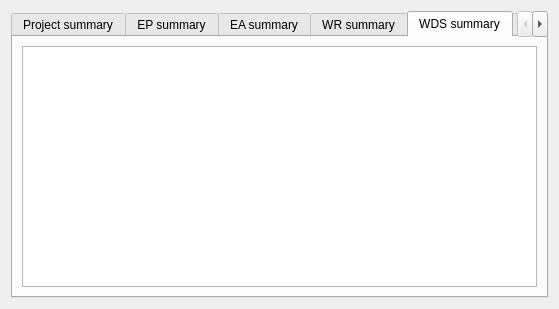
<?xml version="1.0" encoding="UTF-8"?>
<ui version="4.0">
 <class>Form</class>
 <widget class="QWidget" name="Form">
  <property name="geometry">
   <rect>
    <x>0</x>
    <y>0</y>
    <width>559</width>
    <height>309</height>
   </rect>
  </property>
  <property name="windowTitle">
   <string>Form</string>
  </property>
  <property name="locale">
   <locale language="English" country="UnitedStates"/>
  </property>
  <layout class="QVBoxLayout" name="verticalLayout_2">
   <item>
    <widget class="QTabWidget" name="tabWidget">
     <property name="locale">
      <locale language="English" country="UnitedStates"/>
     </property>
     <property name="currentIndex">
      <number>4</number>
     </property>
     <widget class="QWidget" name="tab_1">
      <attribute name="title">
       <string>Project summary</string>
      </attribute>
      <layout class="QVBoxLayout" name="verticalLayout">
       <item>
        <widget class="QTableWidget" name="projectSummary">
         <property name="alternatingRowColors">
          <bool>true</bool>
         </property>
         <property name="selectionMode">
          <enum>QAbstractItemView::MultiSelection</enum>
         </property>
         <property name="selectionBehavior">
          <enum>QAbstractItemView::SelectRows</enum>
         </property>
        </widget>
       </item>
      </layout>
     </widget>
     <widget class="QWidget" name="tab_2">
      <attribute name="title">
       <string>EP summary</string>
      </attribute>
      <layout class="QVBoxLayout" name="verticalLayout_3">
       <item>
        <widget class="QTableWidget" name="EPSummary">
         <property name="alternatingRowColors">
          <bool>true</bool>
         </property>
         <property name="selectionMode">
          <enum>QAbstractItemView::ExtendedSelection</enum>
         </property>
         <property name="selectionBehavior">
          <enum>QAbstractItemView::SelectRows</enum>
         </property>
         <attribute name="verticalHeaderVisible">
          <bool>true</bool>
         </attribute>
         <attribute name="verticalHeaderDefaultSectionSize">
          <number>30</number>
         </attribute>
         <attribute name="verticalHeaderMinimumSectionSize">
          <number>30</number>
         </attribute>
        </widget>
       </item>
      </layout>
     </widget>
     <widget class="QWidget" name="tab_3">
      <attribute name="title">
       <string>EA summary</string>
      </attribute>
      <layout class="QVBoxLayout" name="verticalLayout_4">
       <item>
        <widget class="QTableWidget" name="EASummary">
         <property name="alternatingRowColors">
          <bool>true</bool>
         </property>
         <property name="selectionBehavior">
          <enum>QAbstractItemView::SelectRows</enum>
         </property>
         <attribute name="verticalHeaderVisible">
          <bool>true</bool>
         </attribute>
         <attribute name="verticalHeaderDefaultSectionSize">
          <number>30</number>
         </attribute>
         <attribute name="verticalHeaderMinimumSectionSize">
          <number>30</number>
         </attribute>
        </widget>
       </item>
      </layout>
     </widget>
     <widget class="QWidget" name="tab_4">
      <attribute name="title">
       <string>WR summary</string>
      </attribute>
      <layout class="QVBoxLayout" name="verticalLayout_5">
       <item>
        <widget class="QTableWidget" name="WRSummary">
         <property name="alternatingRowColors">
          <bool>true</bool>
         </property>
         <property name="selectionBehavior">
          <enum>QAbstractItemView::SelectRows</enum>
         </property>
         <attribute name="verticalHeaderVisible">
          <bool>true</bool>
         </attribute>
         <attribute name="verticalHeaderDefaultSectionSize">
          <number>30</number>
         </attribute>
         <attribute name="verticalHeaderMinimumSectionSize">
          <number>30</number>
         </attribute>
        </widget>
       </item>
      </layout>
     </widget>
     <widget class="QWidget" name="tab_5">
      <attribute name="title">
       <string>WDS summary</string>
      </attribute>
      <layout class="QVBoxLayout" name="verticalLayout_6">
       <item>
        <widget class="QTableWidget" name="WDSSummary">
         <property name="alternatingRowColors">
          <bool>true</bool>
         </property>
         <property name="selectionMode">
          <enum>QAbstractItemView::MultiSelection</enum>
         </property>
         <property name="selectionBehavior">
          <enum>QAbstractItemView::SelectRows</enum>
         </property>
        </widget>
       </item>
      </layout>
     </widget>
     <widget class="QWidget" name="tab_6">
      <attribute name="title">
       <string>DSV summary</string>
      </attribute>
      <layout class="QVBoxLayout" name="verticalLayout_6">
       <item>
        <widget class="QTableWidget" name="DSVSummary">
         <property name="alternatingRowColors">
          <bool>true</bool>
         </property>
         <property name="selectionMode">
          <enum>QAbstractItemView::MultiSelection</enum>
         </property>
         <property name="selectionBehavior">
          <enum>QAbstractItemView::SelectRows</enum>
         </property>
        </widget>
       </item>
      </layout>
     </widget>
    </widget>
   </item>
  </layout>
 </widget>
 <resources/>
 <connections/>
</ui>
